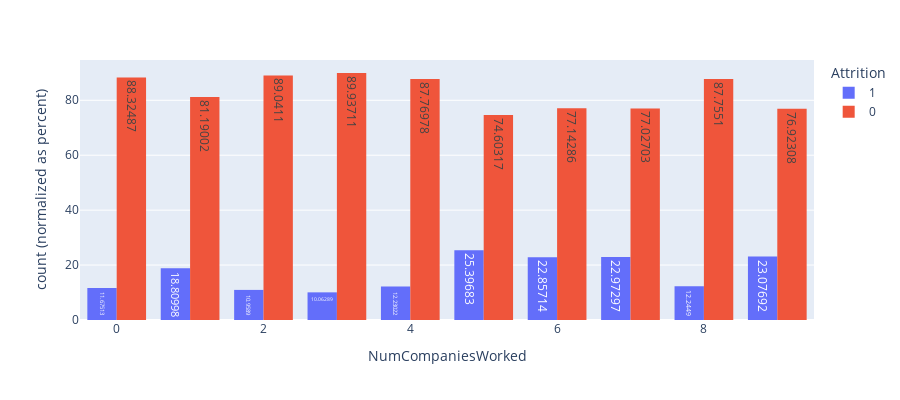

Source (notebook cell):
### Markdown cell above
#### Relação de atrição e número de experiências profissionais

### Code cell
# ncw = px.histogram(ibm, x="NumCompaniesWorked", color="Attrition", text_auto=True)
# ncw.show()

fig = px.histogram(ibm, x="NumCompaniesWorked", color="Attrition", barmode='group', height=400, barnorm='percent', text_auto=True)
fig.show()

### Figure 1 — Plotly figure (JSON) as saved in the notebook; plotly's stock layout.template omitted (floating-point values rounded to 4 significant figures; data arrays with more than 128 entries replaced by an {"elided": "..."} marker saying what was removed)
{"data": [{"alignmentgroup": "True", "bingroup": "x", "hovertemplate": "Attrition=1<br>NumCompaniesWorked=%{x}<br>count (normalized as percent)=%{y}<extra></extra>", "legendgroup": "1", "marker": {"color": "#636efa", "pattern": {"shape": ""}}, "name": "1", "offsetgroup": "1", "orientation": "v", "showlegend": true, "texttemplate": "%{value}", "type": "histogram", "x": {"elided": "237 int values"}, "xaxis": "x", "yaxis": "y"}, {"alignmentgroup": "True", "bingroup": "x", "hovertemplate": "Attrition=0<br>NumCompaniesWorked=%{x}<br>count (normalized as percent)=%{y}<extra></extra>", "legendgroup": "0", "marker": {"color": "#EF553B", "pattern": {"shape": ""}}, "name": "0", "offsetgroup": "0", "orientation": "v", "showlegend": true, "texttemplate": "%{value}", "type": "histogram", "x": {"elided": "1233 int values"}, "xaxis": "x", "yaxis": "y"}], "layout": {"barmode": "group", "barnorm": "percent", "height": 400, "legend": {"title": {"text": "Attrition"}, "tracegroupgap": 0}, "margin": {"t": 60}, "xaxis": {"anchor": "y", "domain": [0, 1], "title": {"text": "NumCompaniesWorked"}}, "yaxis": {"anchor": "x", "domain": [0, 1], "title": {"text": "count (normalized as percent)"}}}}
